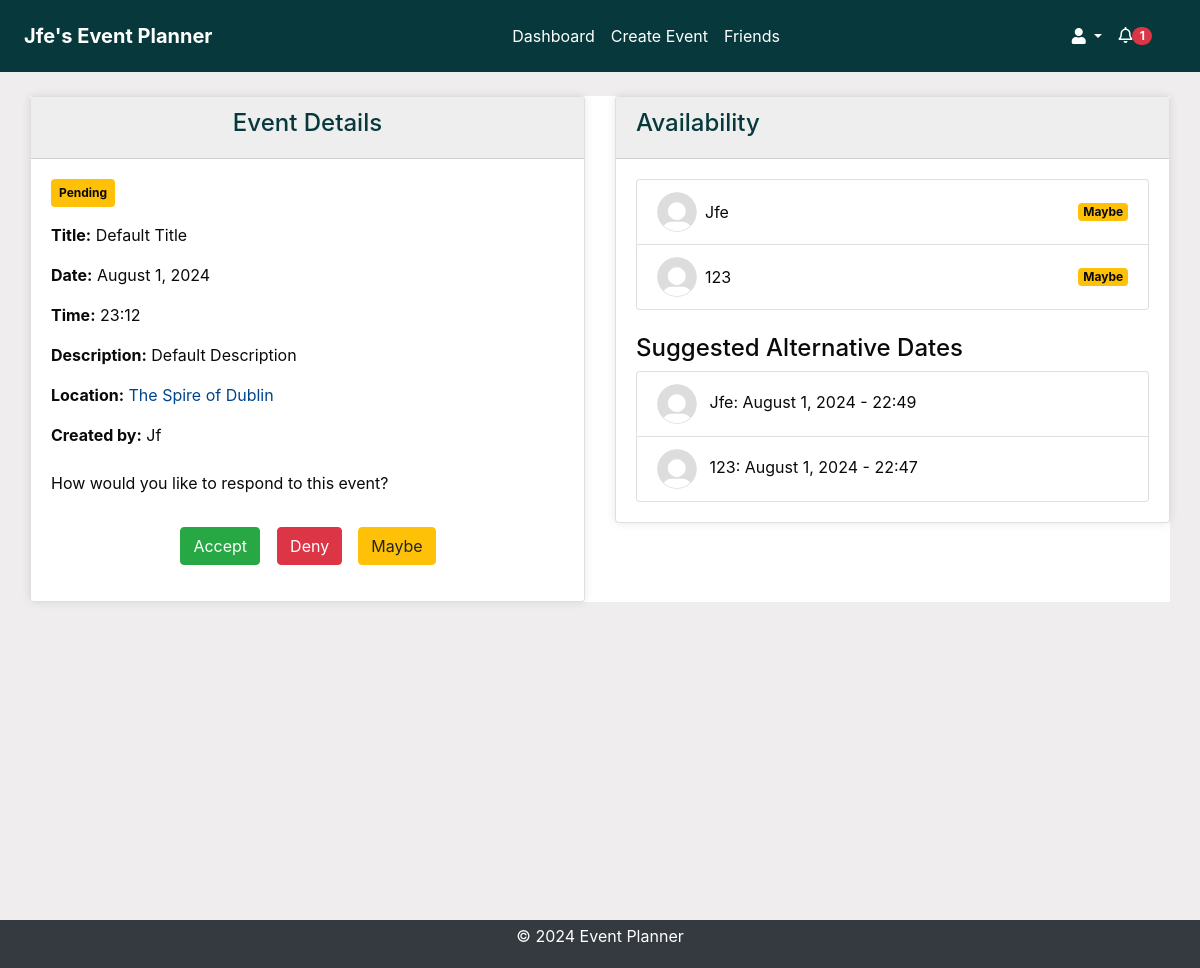
Page /events/details/312/ (signed in) on the committed database.
### events/models.py (models this page shows, shortened)
class Event(models.Model):
    STATUS_CHOICES = [
        ("Pending", "Pending"),
        ("Confirmed", "Confirmed"),
        ("Cancelled", "Cancelled"),
    ]
    title = models.CharField(max_length=100)
    description = models.TextField()
    location = models.CharField(max_length=255)
    created_by = models.ForeignKey(User, on_delete=models.CASCADE)
    proposed_date = models.DateTimeField()
    finalized_date = models.DateTimeField(null=True, blank=True)
    status = models.CharField(
        max_length=20, choices=STATUS_CHOICES, default="Pending"
    )
    created_at = models.DateTimeField(auto_now_add=True)
    updated_at = models.DateTimeField(auto_now=True)

### invitations/models.py (models this page shows, shortened)
class Invitation(models.Model):
    STATUS_CHOICES = [
        ("Pending", "Pending"),
        ("Accepted", "Accepted"),
        ("Declined", "Declined"),
    ]
    event = models.ForeignKey(
        Event, on_delete=models.CASCADE, related_name="invitations"
    )
    user = models.ForeignKey(User, on_delete=models.CASCADE)
    status = models.CharField(
        max_length=20, choices=STATUS_CHOICES, default="Pending"
    )
    suggested_date = models.DateTimeField(null=True, blank=True)
    read = models.BooleanField(default=False)
    created_at = models.DateTimeField(auto_now_add=True)
    updated_at = models.DateTimeField(auto_now=True)

### accounts/models.py (models this page shows, shortened)
class UserProfile(models.Model):
    user = models.OneToOneField(User, on_delete=models.CASCADE)
    profile_picture = models.CharField(max_length=254, default="default.svg")
    created_at = models.DateTimeField(auto_now_add=True)
    updated_at = models.DateTimeField(auto_now=True)

### events/views.py (the view, shortened to what this page needs)
# urls.py: path("<int:event_id>/", views.event_details, name="event_details"),
@login_required
def event_details(request, event_id):
    event = get_object_or_404(Event, id=event_id)
    invitations = Invitation.objects.filter(event=event)
    user_invitations = invitations.filter(user=request.user)
    user_invitations.update(read=True)
    Notification.objects.filter(
        event=event, user=request.user, read=False
    ).update(read=True)
    current_date = timezone.now().date()
    current_time = timezone.now().time()
    context = {
        "event": event,
        "invitations": invitations,
        "current_date": current_date,
        "current_time": current_time,
    }
    return render(request, "events/event_details.html", context)

### accounts/context_processors.py (called while the page is built)
def google_api_key(request):
    return {"GOOGLE_API_KEY": os.getenv("GOOGLE_API_KEY")}

### notifications/context_processors.py (called while the page is built)
def notifications(request):
    if request.user.is_authenticated:
        all_unread_notifications = Notification.objects.filter(
            user=request.user, read=False
        ).order_by("-created_at")
        unread_count = all_unread_notifications.count()
        recent_unread_notifications = all_unread_notifications[:8]
        return {
            "recent_unread_notifications": recent_unread_notifications,
            "unread_count": unread_count,
        }
    return {}

### templates/events/event_details.html (shortened to what this page needs)
{% extends 'base.html' %}
{% load static %}
{% block content %}
<div class="container mt-2">
    <div class="row">
        <div class="col-md-6">
            <div class="card">
                <div class="card-header bg-primary text-white text-center">
                    <h4>Event Details</h4>
                </div>
                <div class="card-body">
                    <span class="badge bg-{{ event.status|lower }} mb-3">{{ event.status|capfirst }}</span>
                    <p><strong>Title:</strong> {{ event.title|title }}</p>
                    <p><strong>Date:</strong> {{ event.proposed_date|date:"F j, Y" }}</p>
                    <p><strong>Time:</strong> {{ event.proposed_date|time:"H:i" }}</p>
                    <p><strong>Description:</strong> {{ event.description|capfirst }}</p>
                    <p><strong>Location:</strong> <a href="https://www.google.com/maps/search/?api=1&query={{ event.location }}" target="_blank">{{ event.location|capfirst }}</a></p>
                    <p><strong>Created by:</strong> {{ event.created_by.username|capfirst }}</p>
                    {% if request.user == event.created_by %}
                    <div class="d-flex justify-content-between mt-3">
                        <a href="{% url 'edit_event' event.id %}" class="btn btn-warning"><i class="fas fa-edit"></i> Edit</a>
                        <button class="btn btn-danger delete-btn" data-event-id="{{ event.id }}"><i class="fas fa-trash-alt"></i> Delete</button>
                    </div>
                    {% else %}
                    <div class="mt-4">
                        <p>How would you like to respond to this event?</p>
                        <div class="d-flex justify-content-around">
                            <div class="d-flex align-items-center">
                                <form method="post" action="" class="d-inline">
                                    <button type="submit" class="btn btn-success">Accept</button>
                                </form>
                                <form method="post" action="" class="d-inline">
                                    <button type="submit" class="btn btn-danger">Deny</button>
                                </form>
                                <button class="btn btn-warning" onclick="openAlternateDateModal()">Maybe</button>
                            </div>
                        </div>
                    </div>
                    {% endif %}
                </div>
            </div>
        </div>
        <div class="col-md-6">
            <div class="card">
                <div class="card-header bg-secondary text-white">
                    <h4>Availability</h4>
                </div>
                <div class="card-body">
                    <ul class="list-group">
                        {% for invitation in event.invitations.all %}
                            <li class="list-group-item d-flex justify-content-between align-items-center">
                                <img src="{% static 'images/profile_pictures/' %}{{ invitation.user.userprofile.profile_picture }}" alt="{{ invitation.user.username }}'s profile picture" class="rounded-circle mr-2" style="width: 40px; height: 40px;">
                                <span style="margin-right:auto;"> {{ invitation.user.username|capfirst }} </span>
                                <span class="badge bg-{{ invitation.status|lower }}">{{ invitation.status }}</span>
                            </li>
                        {% empty %}
                            <li class="list-group-item">No invitations sent.</li>
                        {% endfor %}
                    </ul>
                    <h4 class="mt-4">Suggested Alternative Dates</h4>
                    <ul class="list-group">
                        {% for invitation in event.invitations.all %}
                            {% if invitation.suggested_date %}
                            <li class="list-group-item">
                                <img src="{% static 'images/profile_pictures/' %}{{ invitation.user.userprofile.profile_picture }}" alt="{{ invitation.user.username }}'s profile picture" class="rounded-circle mr-2" style="width: 40px; height: 40px;">
                                {{ invitation.user.username|capfirst }}: {{ invitation.suggested_date|date:"F j, Y" }} - {{ invitation.suggested_date|time:"H:i" }}
                            </li>
                            {% endif %}
                            {% empty %}
                            <li class="list-group-item">No dates suggested.</li>
                        {% endfor %}
                    </ul>
                </div>
            </div>
        </div>
    </div>
</div>
{% endblock %}

### templates/base.html (shortened to what this page needs)
<!DOCTYPE html>
<html lang="en">
<head>
    {% load static %}
    <link rel="stylesheet" href="https://stackpath.bootstrapcdn.com/bootstrap/4.5.2/css/bootstrap.min.css">
    <link rel="stylesheet" href="{% static 'css/styles.css' %}">
    <link rel="stylesheet" href="https://cdnjs.cloudflare.com/ajax/libs/font-awesome/5.15.4/css/all.min.css">
    <link rel="stylesheet" href="https://cdnjs.cloudflare.com/ajax/libs/fullcalendar/3.10.2/fullcalendar.min.css" />
</head>
<body class="c-app">
    <header class="c-header c-header-light c-header-fixed">
        <nav class="navbar navbar-expand-lg navbar-light">
            <a class="navbar-brand" href="{% url 'dashboard' %}"><strong> {{ user.username|title }}'s Event Planner</strong>
            </a>
            <div class="collapse navbar-collapse" id="navbarSupportedContent">
                {% if user.is_authenticated %}
                <ul class="navbar-nav mx-auto">
                    <li class="nav-item {% if request.resolver_match.url_name == 'dashboard' %}active{% endif %}">
                        <a class="nav-link" href="{% url 'dashboard' %}">Dashboard</a>
                    </li>
                    <li class="nav-item {% if request.resolver_match.url_name == 'create_event' %}active{% endif %}">
                        <a class="nav-link" href="{% url 'create_event' %}">Create Event</a>
                    </li>
                    <li class="nav-item {% if request.resolver_match.url_name == 'friends_page' %}active{% endif %}">
                        <a class="nav-link" href="{% url 'friends_page' %}">Friends</a>
                    </li>
                    {% endif %}
                </ul>
                {% if user.is_authenticated %}
                <ul class="navbar-nav d-flex">
                    <li class="nav-item dropdown">
                        <a class="nav-link dropdown-toggle" href="#" id="profileLink" role="button" data-toggle="dropdown" aria-haspopup="true" aria-expanded="false">
                            <i class="fas fa-user"></i>
                        </a>
                    </li>
                </ul>
                {% endif %}
            </div>
            {% if user.is_authenticated %}
                <ul class="navbar-nav ml-auto d-flex">
                    <li class="nav-item mr-3">
                        <a class="nav-link" href="#" id="notificationBell" role="button" data-toggle="dropdown" aria-haspopup="true" aria-expanded="false">
                            <i class="fas fa-bell" style="font-weight:100";></i>
                            {% if unread_count > 0 %}
                                <span class="badge badge-pill badge-danger">{{ unread_count }}</span>
                            {% else %}
                                <span class="badge badge-pill badge-danger" style="opacity: 0;min-width:1.5rem;min-height:0.9rem">{{ unread_count }}</span>
                            {% endif %}
                        </a>
                    </li>
                </ul>
            {% endif %}
        </nav>
    </header>
    <main class="c-main">
        <div class="container-fluid">
            <div class="fade-in">
                {% block content %}{% endblock %}
            </div>
        </div>
    </main>
    <footer class="footer py-1">
        <div class="container text-center">
            <p class="text-white">&copy; 2024 Event Planner</p>
        </div>
    </footer>
</body>
</html>

### static/css/styles.css (style rules this page uses)
* { box-sizing: border-box; }
body, html { margin: 0; padding: 0; font-family: var(--font-family-sans-serif); background-color: var(--background); color: var(--text); height: 100%; }
body>main>div>div>div>div>div>p>a, body>main>div>div>div>p>a, div.card-body>p>a { color: var(--blue) !important; }
:root { --primary: #07393c; --secondary: #2C666E; --accent: #90DDF0; --background: #F0EDEE; --text: #0A090C; --heading-bg: #eeeeee; --white: #fff; --gray: #6c757d; --gray-dark: #343a40; --success: #28a745; --info: #17a2b8; --warning: #ffc107; --danger: #dc3545; --light: #f8f9fa; --dark: #343a40; --blue: #00448d !important; --breakpoint-xs: 0; --breakpoint-sm: 576px; --breakpoint-md: 768px; --breakpoint-lg: 992px; --breakpoint-xl: 1200px; --font-family-sans-serif: -apple-system, BlinkMacSystemFont, "Segoe UI", Roboto, "Helvetica Neue", Arial, "Noto Sans", sans-serif, "Apple Color Emoji", "Segoe UI Emoji", "Segoe UI Symbol", "Noto Color Emoji"; --font-family-monospace: SFMono-Regular, Menlo, Monaco, Consolas, "Liberation Mono", "Courier New", monospace; }
.container-fluid { display: flex; flex-direction: column; min-height: 100vh; }
.row { flex: 1; display: flex; }
.bg-primary { background-color: var(--primary) !important; }
.bg-secondary { background-color: var(--secondary) !important; }
header { background-color: var(--primary) !important; color: var(--white) !important; padding: .5rem !important; margin-bottom: 1rem !important; }
header a, header .navbar-brand, header .nav-link { color: var(--white) !important; }
.card-header { background-color: var(--heading-bg) !important; color: var(--primary) !important; }
footer { background-color: var(--dark) !important; color: var(--white) !important; padding: 1px 0px !important; padding-top: 0 !important; padding-bottom: 0 !important; margin-top: 2rem !important; text-align: center !important; margin-top: auto; }
.upcoming-events, .your-events, form { padding: 1rem; box-shadow: 0 0 10px rgba(0, 0, 0, .1); background-color: var(--white); border-radius: 5px; }
body>main>div>div>div.container { background-color: var(--white); padding: 2rem; box-shadow: 0 0 10px rgba(0, 0, 0, .5); }
.card-body>span { padding: .5rem; }
.bg-maybe, .bg-pending { background-color: var(--warning) !important; }
.upcoming-events, .your-events, form { box-shadow: none; }
button.btn.btn-warning { margin: 0; }
.card { box-shadow: 0 0 10px rgba(0, 0, 0, .1); min-height: 50%; }
.navbar-nav.mx-auto { flex: 1; justify-content: center; }
#notificationBell { margin-right: auto; display: flex; justify-content: flex-end; }
form.d-inline { margin-left: -15px !important; }
body>main>div>div>div.container { padding: 0rem; box-shadow: none; }

### rows in the picture
Event: status "Pending", title "Default Title", proposed_date "August 1, 2024", proposed_date "23:12", description "Default Description", location "The Spire of Dublin", created_by.username "Jf"
Invitation: user.userprofile.profile_picture (placeholder picture), user.username "Jfe", status "Maybe", suggested_date "August 1, 2024", suggested_date "22:49"
Invitation: user.userprofile.profile_picture (placeholder picture), user.username "123", status "Maybe", suggested_date "August 1, 2024", suggested_date "22:47"

### other values in the picture
{{ user.username|title }} "Jfe"
{{ unread_count }} "1"
